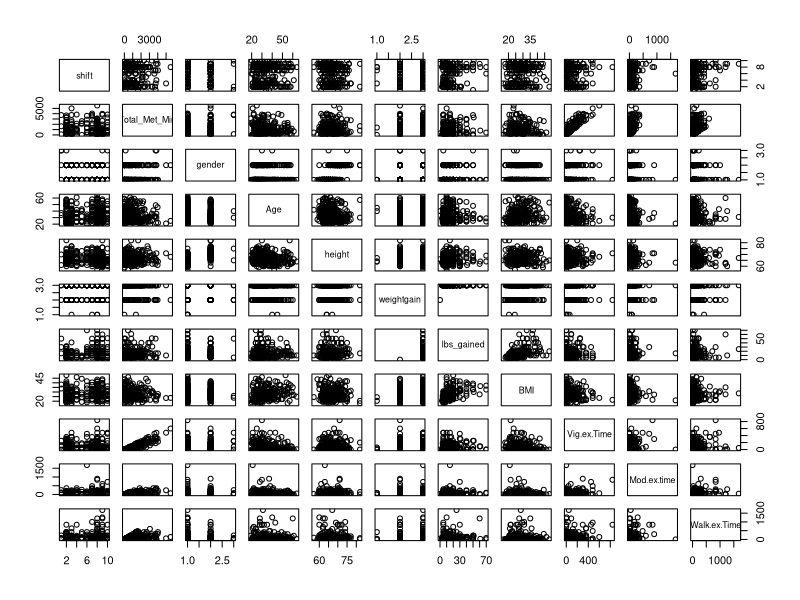
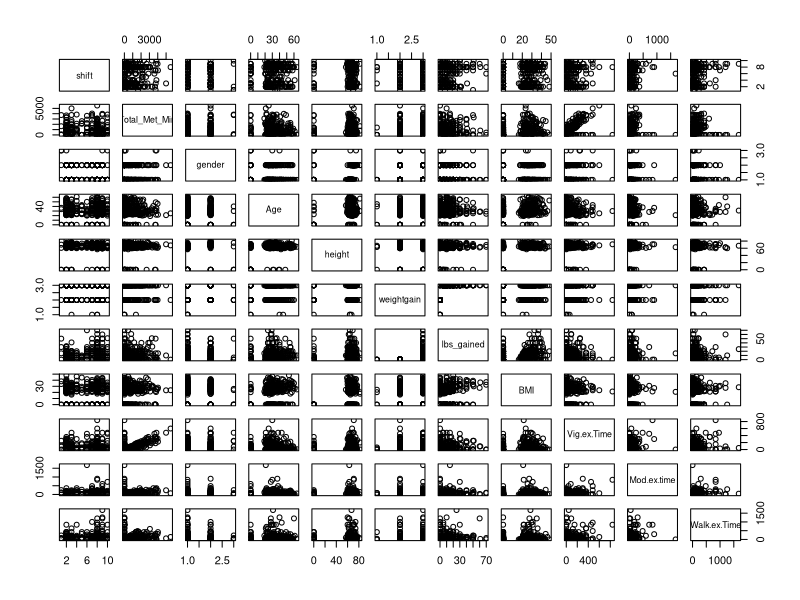
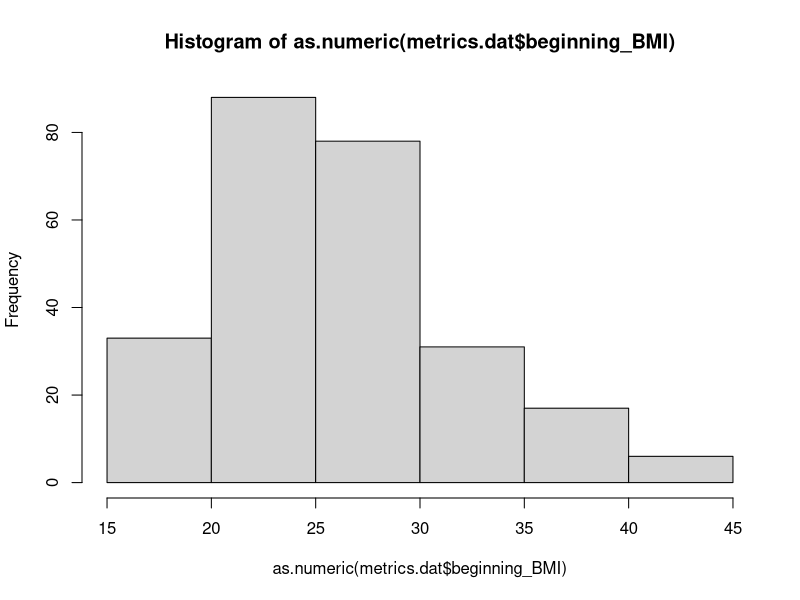
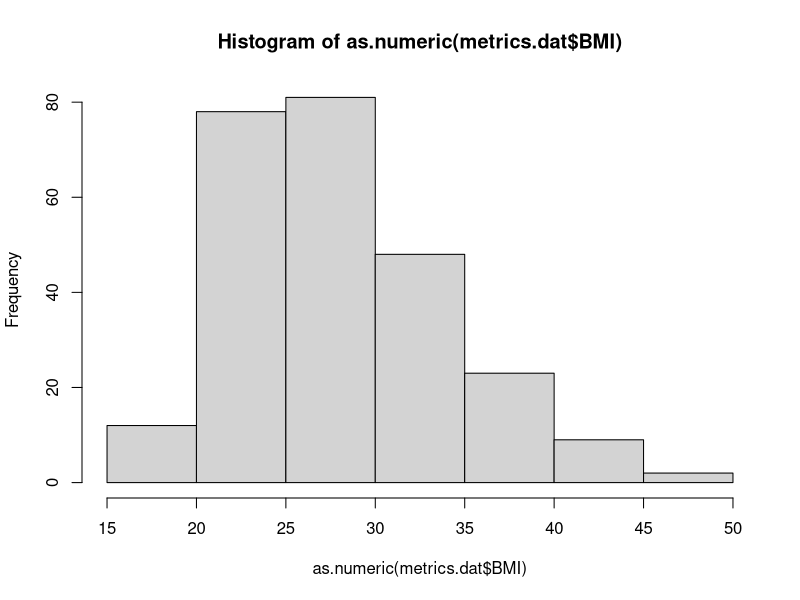
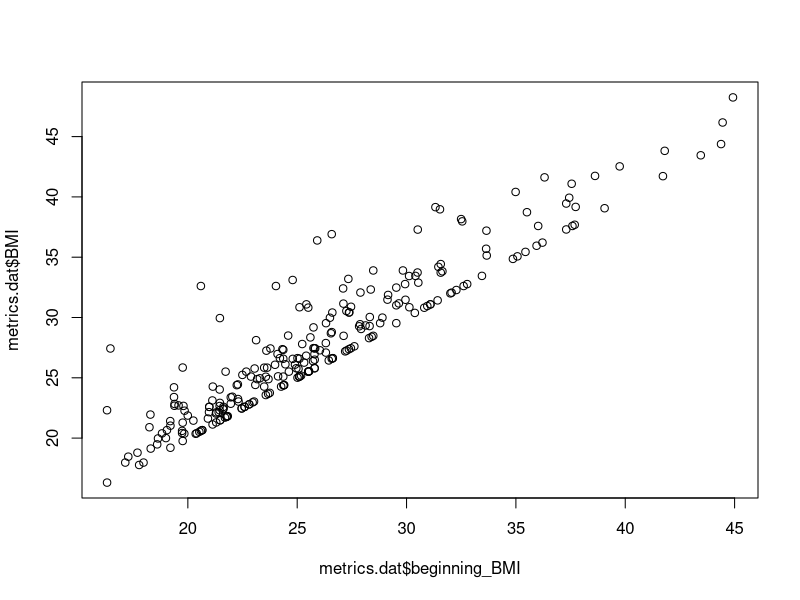
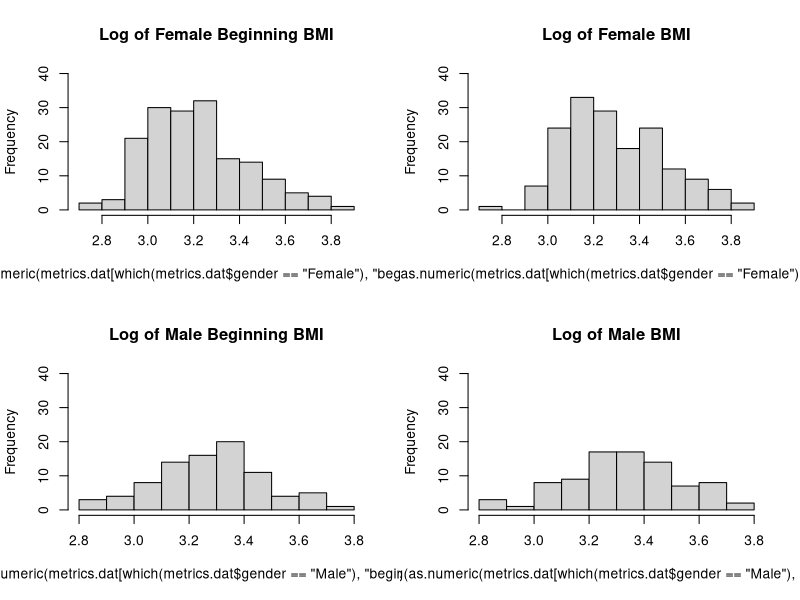

Source code (R) for these figures, in order:
## ---- chunk 1
knitr::opts_chunk$set(echo = TRUE)
## ---- chunk 2
yellow <- c('shift','Total_Met_Min')
orange <- c('gender', 'Age', 'height', 'weightgain', 'lbs_gained', 'BMI', 'Vig.ex.Time', 'Mod.ex.time', 'Walk.ex.Time')
## ---- chunk 3
metrics.dat <- read.csv('Practicum 1 Data.csv',header=TRUE)
metrics.dat <- metrics.dat[!is.na(metrics.dat$Snumber),]
## ---- chunk 4
summary(metrics.dat[,c(yellow,orange)])
## ---- chunk 5
metrics.dat$gender[metrics.dat$gender==''] <- 'Missing'
metrics.dat$weightgain[metrics.dat$weightgain==''] <- 'Missing'
unique(metrics.dat$gender)
unique(metrics.dat$weightgain)
## ---- chunk 6
metrics.dat$shift <- factor(metrics.dat$shift)
metrics.dat$gender <- factor(metrics.dat$gender)
metrics.dat$weightgain <- factor(metrics.dat$weightgain)
## ---- chunk 7
unique(metrics.dat$bweight)
## ---- chunk 8
pairs(metrics.dat[,c(yellow,orange)])
## ---- chunk 9
metrics.dat[is.na(metrics.dat)] <- 0
## ---- chunk 10
pairs(metrics.dat[,c(yellow,orange)])
## ---- chunk 11
# Calculate body weight at 8 months
metrics.dat['beginning_bweight'] <- metrics.dat$bweight - metrics.dat$pounds_gained

# Need to account for instances where body weight is not entered
metrics.dat$beginning_bweight[metrics.dat$beginning_bweight<='0'] <- '0'

# Take a look at all BMI values
unique(metrics.dat$BMI)

# Calculate beginning BMI -- internet tells me BMI=(weight/height^2) * 703
# Since height values ~60/65, I am assuming they are inches not meters
metrics.dat['beginning_bweight'] <- as.numeric(metrics.dat$beginning_bweight)
metrics.dat['beginning_BMI'] <- (metrics.dat$beginning_bweight / (metrics.dat$height)^2)*703

# Take a look at all beginning_BMI values
unique(metrics.dat$beginning_BMI)

# ignore non-positive values
metrics.dat$beginning_BMI[metrics.dat$beginning_BMI == 'NaN'] <- '0'
metrics.dat$beginning_BMI[metrics.dat$beginning_BMI == 'Inf'] <- '0'
## ---- chunk 12
# convert to numeric for calculations
metrics.dat$beginning_BMI <- as.numeric(metrics.dat$beginning_BMI)

# Are the means different? --Yes, BMI is bigger than beginning_BMI
mean(metrics.dat$beginning_BMI)
mean(metrics.dat$BMI)

# Visualize the columns
metrics.dat$beginning_BMI[metrics.dat$beginning_BMI=='0'] <- "NA"
hist(as.numeric(metrics.dat$beginning_BMI))

metrics.dat$BMI[metrics.dat$BMI=='0'] <- "NA"
hist(as.numeric(metrics.dat$BMI))

# Look at relationship between BMI and beginning BMI -- appears that BMI only increases or stays the same over time
plot(metrics.dat$beginning_BMI, metrics.dat$BMI)

## ---- chunk 13
# To view all plots together
par(mfrow=c(2,2))

# Female Beginning BMI
hist(log(as.numeric(metrics.dat[which(metrics.dat$gender=='Female'), 'beginning_BMI'])), main="Log of Female Beginning BMI", ylim=c(0,40))

# Female BMI
hist(log(as.numeric(metrics.dat[which(metrics.dat$gender=='Female'), 'BMI'])), main="Log of Female BMI", ylim=c(0,40))

# Male Beginning BMI
hist(log(as.numeric(metrics.dat[which(metrics.dat$gender=='Male'), 'beginning_BMI'])), main="Log of Male Beginning BMI", ylim=c(0,40))

# Male BMI
hist(log(as.numeric(metrics.dat[which(metrics.dat$gender=='Male'), 'BMI'])), main="Log of Male BMI", ylim=c(0,40))
